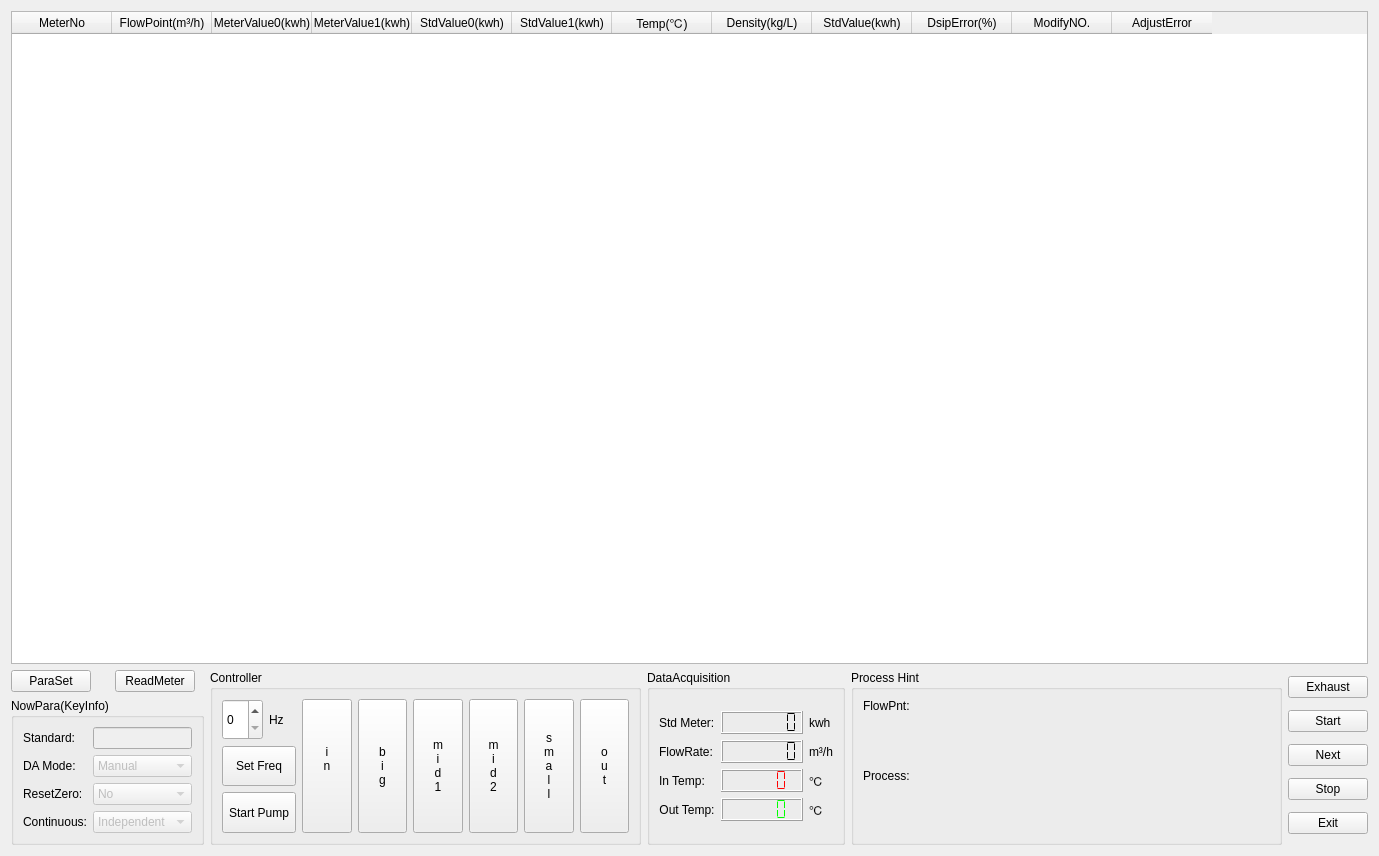
<?xml version="1.0" encoding="UTF-8"?>
<ui version="4.0">
 <class>TotalStandardClass</class>
 <widget class="QWidget" name="TotalStandardClass">
  <property name="geometry">
   <rect>
    <x>0</x>
    <y>0</y>
    <width>1379</width>
    <height>856</height>
   </rect>
  </property>
  <property name="windowTitle">
   <string>Total Verify(Standard Meter Method)</string>
  </property>
  <layout class="QGridLayout" name="gridLayout_6">
   <item row="0" column="0" colspan="5">
    <widget class="QTableWidget" name="tableWidget">
     <property name="inputMethodHints">
      <set>Qt::ImhDigitsOnly|Qt::ImhFormattedNumbersOnly|Qt::ImhPreferNumbers</set>
     </property>
     <property name="editTriggers">
      <set>QAbstractItemView::CurrentChanged|QAbstractItemView::DoubleClicked|QAbstractItemView::EditKeyPressed</set>
     </property>
     <column>
      <property name="text">
       <string>MeterNo</string>
      </property>
     </column>
     <column>
      <property name="text">
       <string>FlowPoint(m³/h)</string>
      </property>
     </column>
     <column>
      <property name="text">
       <string>MeterValue0(kwh)</string>
      </property>
     </column>
     <column>
      <property name="text">
       <string>MeterValue1(kwh)</string>
      </property>
     </column>
     <column>
      <property name="text">
       <string>StdValue0(kwh)</string>
      </property>
     </column>
     <column>
      <property name="text">
       <string>StdValue1(kwh)</string>
      </property>
     </column>
     <column>
      <property name="text">
       <string>Temp(℃)</string>
      </property>
     </column>
     <column>
      <property name="text">
       <string>Density(kg/L)</string>
      </property>
     </column>
     <column>
      <property name="text">
       <string>StdValue(kwh)</string>
      </property>
     </column>
     <column>
      <property name="text">
       <string>DsipError(%)</string>
      </property>
     </column>
     <column>
      <property name="text">
       <string>ModifyNO.</string>
      </property>
     </column>
     <column>
      <property name="text">
       <string>AdjustError</string>
      </property>
     </column>
    </widget>
   </item>
   <item row="1" column="0">
    <layout class="QGridLayout" name="gridLayout_5">
     <item row="0" column="0">
      <widget class="QPushButton" name="btnParaSet">
       <property name="sizePolicy">
        <sizepolicy hsizetype="Fixed" vsizetype="Fixed">
         <horstretch>0</horstretch>
         <verstretch>0</verstretch>
        </sizepolicy>
       </property>
       <property name="text">
        <string>ParaSet</string>
       </property>
      </widget>
     </item>
     <item row="0" column="1">
      <widget class="QPushButton" name="btnReadMeter">
       <property name="sizePolicy">
        <sizepolicy hsizetype="Fixed" vsizetype="Fixed">
         <horstretch>0</horstretch>
         <verstretch>0</verstretch>
        </sizepolicy>
       </property>
       <property name="text">
        <string>ReadMeter</string>
       </property>
      </widget>
     </item>
     <item row="1" column="0" colspan="2">
      <widget class="QGroupBox" name="groupBox">
       <property name="title">
        <string>NowPara(KeyInfo)</string>
       </property>
       <layout class="QGridLayout" name="gridLayout_3">
        <item row="0" column="0">
         <widget class="QLabel" name="labelStandard">
          <property name="sizePolicy">
           <sizepolicy hsizetype="Fixed" vsizetype="Preferred">
            <horstretch>0</horstretch>
            <verstretch>0</verstretch>
           </sizepolicy>
          </property>
          <property name="text">
           <string>Standard:</string>
          </property>
         </widget>
        </item>
        <item row="0" column="1">
         <widget class="QLineEdit" name="lnEditStandard">
          <property name="enabled">
           <bool>false</bool>
          </property>
          <property name="sizePolicy">
           <sizepolicy hsizetype="Preferred" vsizetype="Fixed">
            <horstretch>0</horstretch>
            <verstretch>0</verstretch>
           </sizepolicy>
          </property>
         </widget>
        </item>
        <item row="1" column="0">
         <widget class="QLabel" name="label_14">
          <property name="sizePolicy">
           <sizepolicy hsizetype="Fixed" vsizetype="Preferred">
            <horstretch>0</horstretch>
            <verstretch>0</verstretch>
           </sizepolicy>
          </property>
          <property name="text">
           <string>DA Mode:</string>
          </property>
         </widget>
        </item>
        <item row="1" column="1">
         <widget class="QComboBox" name="cmbAutoPick">
          <property name="enabled">
           <bool>false</bool>
          </property>
          <property name="sizePolicy">
           <sizepolicy hsizetype="Preferred" vsizetype="Fixed">
            <horstretch>0</horstretch>
            <verstretch>0</verstretch>
           </sizepolicy>
          </property>
          <item>
           <property name="text">
            <string>Manual</string>
           </property>
          </item>
          <item>
           <property name="text">
            <string>Auto</string>
           </property>
          </item>
         </widget>
        </item>
        <item row="2" column="0">
         <widget class="QLabel" name="label_16">
          <property name="sizePolicy">
           <sizepolicy hsizetype="Fixed" vsizetype="Preferred">
            <horstretch>0</horstretch>
            <verstretch>0</verstretch>
           </sizepolicy>
          </property>
          <property name="text">
           <string>ResetZero:</string>
          </property>
         </widget>
        </item>
        <item row="2" column="1">
         <widget class="QComboBox" name="cmbResetZero">
          <property name="enabled">
           <bool>false</bool>
          </property>
          <property name="sizePolicy">
           <sizepolicy hsizetype="Preferred" vsizetype="Fixed">
            <horstretch>0</horstretch>
            <verstretch>0</verstretch>
           </sizepolicy>
          </property>
          <item>
           <property name="text">
            <string>No</string>
           </property>
          </item>
          <item>
           <property name="text">
            <string>Yes</string>
           </property>
          </item>
         </widget>
        </item>
        <item row="3" column="0">
         <widget class="QLabel" name="label_15">
          <property name="sizePolicy">
           <sizepolicy hsizetype="Fixed" vsizetype="Preferred">
            <horstretch>0</horstretch>
            <verstretch>0</verstretch>
           </sizepolicy>
          </property>
          <property name="text">
           <string>Continuous:</string>
          </property>
         </widget>
        </item>
        <item row="3" column="1">
         <widget class="QComboBox" name="cmbContinue">
          <property name="enabled">
           <bool>false</bool>
          </property>
          <property name="sizePolicy">
           <sizepolicy hsizetype="Preferred" vsizetype="Fixed">
            <horstretch>0</horstretch>
            <verstretch>0</verstretch>
           </sizepolicy>
          </property>
          <item>
           <property name="text">
            <string>Independent</string>
           </property>
          </item>
          <item>
           <property name="text">
            <string>Continuous</string>
           </property>
          </item>
         </widget>
        </item>
       </layout>
      </widget>
     </item>
    </layout>
   </item>
   <item row="1" column="1">
    <widget class="QGroupBox" name="groupBox_2">
     <property name="sizePolicy">
      <sizepolicy hsizetype="Expanding" vsizetype="Preferred">
       <horstretch>0</horstretch>
       <verstretch>0</verstretch>
      </sizepolicy>
     </property>
     <property name="title">
      <string>Controller</string>
     </property>
     <layout class="QGridLayout" name="gridLayout">
      <item row="0" column="0">
       <layout class="QHBoxLayout" name="horizontalLayout">
        <property name="sizeConstraint">
         <enum>QLayout::SetDefaultConstraint</enum>
        </property>
        <item>
         <widget class="QSpinBox" name="spinBoxFreq">
          <property name="sizePolicy">
           <sizepolicy hsizetype="Preferred" vsizetype="Preferred">
            <horstretch>0</horstretch>
            <verstretch>0</verstretch>
           </sizepolicy>
          </property>
         </widget>
        </item>
        <item>
         <widget class="QLabel" name="label_13">
          <property name="sizePolicy">
           <sizepolicy hsizetype="Preferred" vsizetype="Preferred">
            <horstretch>0</horstretch>
            <verstretch>0</verstretch>
           </sizepolicy>
          </property>
          <property name="text">
           <string>Hz</string>
          </property>
         </widget>
        </item>
       </layout>
      </item>
      <item row="0" column="1" rowspan="3">
       <widget class="QToolButton" name="btnWaterIn">
        <property name="sizePolicy">
         <sizepolicy hsizetype="Expanding" vsizetype="Preferred">
          <horstretch>0</horstretch>
          <verstretch>0</verstretch>
         </sizepolicy>
        </property>
        <property name="text">
         <string>i
n
</string>
        </property>
       </widget>
      </item>
      <item row="0" column="2" rowspan="3">
       <widget class="QToolButton" name="btnValveBig">
        <property name="sizePolicy">
         <sizepolicy hsizetype="Expanding" vsizetype="Preferred">
          <horstretch>0</horstretch>
          <verstretch>0</verstretch>
         </sizepolicy>
        </property>
        <property name="text">
         <string>b
i
g</string>
        </property>
       </widget>
      </item>
      <item row="0" column="3" rowspan="3">
       <widget class="QToolButton" name="btnValveMiddle1">
        <property name="sizePolicy">
         <sizepolicy hsizetype="Expanding" vsizetype="Preferred">
          <horstretch>0</horstretch>
          <verstretch>0</verstretch>
         </sizepolicy>
        </property>
        <property name="text">
         <string>m
i
d
1</string>
        </property>
       </widget>
      </item>
      <item row="0" column="4" rowspan="3">
       <widget class="QToolButton" name="btnValveMiddle2">
        <property name="sizePolicy">
         <sizepolicy hsizetype="Expanding" vsizetype="Preferred">
          <horstretch>0</horstretch>
          <verstretch>0</verstretch>
         </sizepolicy>
        </property>
        <property name="text">
         <string>m
i
d
2</string>
        </property>
       </widget>
      </item>
      <item row="0" column="5" rowspan="3">
       <widget class="QToolButton" name="btnValveSmall">
        <property name="sizePolicy">
         <sizepolicy hsizetype="Expanding" vsizetype="Preferred">
          <horstretch>0</horstretch>
          <verstretch>0</verstretch>
         </sizepolicy>
        </property>
        <property name="text">
         <string>s
m
a
l
l</string>
        </property>
       </widget>
      </item>
      <item row="0" column="6" rowspan="3">
       <widget class="QToolButton" name="btnWaterOut">
        <property name="sizePolicy">
         <sizepolicy hsizetype="Expanding" vsizetype="Preferred">
          <horstretch>0</horstretch>
          <verstretch>0</verstretch>
         </sizepolicy>
        </property>
        <property name="text">
         <string>o
u
t</string>
        </property>
       </widget>
      </item>
      <item row="1" column="0">
       <widget class="QToolButton" name="btnSetFreq">
        <property name="sizePolicy">
         <sizepolicy hsizetype="Preferred" vsizetype="Preferred">
          <horstretch>0</horstretch>
          <verstretch>0</verstretch>
         </sizepolicy>
        </property>
        <property name="text">
         <string>Set Freq</string>
        </property>
       </widget>
      </item>
      <item row="2" column="0">
       <widget class="QToolButton" name="btnWaterPump">
        <property name="sizePolicy">
         <sizepolicy hsizetype="Preferred" vsizetype="Preferred">
          <horstretch>0</horstretch>
          <verstretch>0</verstretch>
         </sizepolicy>
        </property>
        <property name="text">
         <string>Start Pump</string>
        </property>
       </widget>
      </item>
     </layout>
    </widget>
   </item>
   <item row="1" column="2">
    <widget class="QGroupBox" name="groupBox_4">
     <property name="title">
      <string>DataAcquisition</string>
     </property>
     <layout class="QGridLayout" name="gridLayout_8">
      <item row="0" column="0">
       <layout class="QGridLayout" name="gridLayout_2">
        <item row="0" column="0">
         <widget class="QLabel" name="label_9">
          <property name="sizePolicy">
           <sizepolicy hsizetype="Fixed" vsizetype="Preferred">
            <horstretch>0</horstretch>
            <verstretch>0</verstretch>
           </sizepolicy>
          </property>
          <property name="text">
           <string>Std Meter:</string>
          </property>
         </widget>
        </item>
        <item row="0" column="1">
         <widget class="QLCDNumber" name="lcdBigBalance">
          <property name="sizePolicy">
           <sizepolicy hsizetype="Preferred" vsizetype="Fixed">
            <horstretch>0</horstretch>
            <verstretch>0</verstretch>
           </sizepolicy>
          </property>
          <property name="numDigits">
           <number>7</number>
          </property>
          <property name="segmentStyle">
           <enum>QLCDNumber::Flat</enum>
          </property>
         </widget>
        </item>
        <item row="0" column="2">
         <widget class="QLabel" name="label_11">
          <property name="sizePolicy">
           <sizepolicy hsizetype="Fixed" vsizetype="Preferred">
            <horstretch>0</horstretch>
            <verstretch>0</verstretch>
           </sizepolicy>
          </property>
          <property name="text">
           <string>kwh</string>
          </property>
         </widget>
        </item>
        <item row="1" column="0">
         <widget class="QLabel" name="label_3">
          <property name="sizePolicy">
           <sizepolicy hsizetype="Fixed" vsizetype="Preferred">
            <horstretch>0</horstretch>
            <verstretch>0</verstretch>
           </sizepolicy>
          </property>
          <property name="text">
           <string>FlowRate:</string>
          </property>
          <property name="alignment">
           <set>Qt::AlignCenter</set>
          </property>
         </widget>
        </item>
        <item row="1" column="1">
         <widget class="QLCDNumber" name="lcdFlowRate">
          <property name="sizePolicy">
           <sizepolicy hsizetype="Preferred" vsizetype="Fixed">
            <horstretch>0</horstretch>
            <verstretch>0</verstretch>
           </sizepolicy>
          </property>
          <property name="numDigits">
           <number>7</number>
          </property>
          <property name="segmentStyle">
           <enum>QLCDNumber::Flat</enum>
          </property>
         </widget>
        </item>
        <item row="1" column="2">
         <widget class="QLabel" name="label_6">
          <property name="sizePolicy">
           <sizepolicy hsizetype="Fixed" vsizetype="Preferred">
            <horstretch>0</horstretch>
            <verstretch>0</verstretch>
           </sizepolicy>
          </property>
          <property name="text">
           <string>m³/h</string>
          </property>
         </widget>
        </item>
        <item row="2" column="0">
         <widget class="QLabel" name="label_4">
          <property name="sizePolicy">
           <sizepolicy hsizetype="Fixed" vsizetype="Preferred">
            <horstretch>0</horstretch>
            <verstretch>0</verstretch>
           </sizepolicy>
          </property>
          <property name="text">
           <string>In Temp:</string>
          </property>
          <property name="alignment">
           <set>Qt::AlignCenter</set>
          </property>
         </widget>
        </item>
        <item row="2" column="1">
         <widget class="QLCDNumber" name="lcdInTemper">
          <property name="sizePolicy">
           <sizepolicy hsizetype="Preferred" vsizetype="Fixed">
            <horstretch>0</horstretch>
            <verstretch>0</verstretch>
           </sizepolicy>
          </property>
          <property name="palette">
           <palette>
            <active>
             <colorrole role="WindowText">
              <brush brushstyle="SolidPattern">
               <color alpha="255">
                <red>255</red>
                <green>0</green>
                <blue>0</blue>
               </color>
              </brush>
             </colorrole>
             <colorrole role="Button">
              <brush brushstyle="SolidPattern">
               <color alpha="255">
                <red>100</red>
                <green>10</green>
                <blue>0</blue>
               </color>
              </brush>
             </colorrole>
             <colorrole role="Base">
              <brush brushstyle="SolidPattern">
               <color alpha="255">
                <red>100</red>
                <green>10</green>
                <blue>0</blue>
               </color>
              </brush>
             </colorrole>
             <colorrole role="Window">
              <brush brushstyle="SolidPattern">
               <color alpha="255">
                <red>100</red>
                <green>10</green>
                <blue>0</blue>
               </color>
              </brush>
             </colorrole>
            </active>
            <inactive>
             <colorrole role="WindowText">
              <brush brushstyle="SolidPattern">
               <color alpha="255">
                <red>255</red>
                <green>0</green>
                <blue>0</blue>
               </color>
              </brush>
             </colorrole>
             <colorrole role="Button">
              <brush brushstyle="SolidPattern">
               <color alpha="255">
                <red>100</red>
                <green>10</green>
                <blue>0</blue>
               </color>
              </brush>
             </colorrole>
             <colorrole role="Base">
              <brush brushstyle="SolidPattern">
               <color alpha="255">
                <red>100</red>
                <green>10</green>
                <blue>0</blue>
               </color>
              </brush>
             </colorrole>
             <colorrole role="Window">
              <brush brushstyle="SolidPattern">
               <color alpha="255">
                <red>100</red>
                <green>10</green>
                <blue>0</blue>
               </color>
              </brush>
             </colorrole>
            </inactive>
            <disabled>
             <colorrole role="WindowText">
              <brush brushstyle="SolidPattern">
               <color alpha="255">
                <red>120</red>
                <green>120</green>
                <blue>120</blue>
               </color>
              </brush>
             </colorrole>
             <colorrole role="Button">
              <brush brushstyle="SolidPattern">
               <color alpha="255">
                <red>100</red>
                <green>10</green>
                <blue>0</blue>
               </color>
              </brush>
             </colorrole>
             <colorrole role="Base">
              <brush brushstyle="SolidPattern">
               <color alpha="255">
                <red>100</red>
                <green>10</green>
                <blue>0</blue>
               </color>
              </brush>
             </colorrole>
             <colorrole role="Window">
              <brush brushstyle="SolidPattern">
               <color alpha="255">
                <red>100</red>
                <green>10</green>
                <blue>0</blue>
               </color>
              </brush>
             </colorrole>
            </disabled>
           </palette>
          </property>
          <property name="numDigits">
           <number>5</number>
          </property>
          <property name="segmentStyle">
           <enum>QLCDNumber::Flat</enum>
          </property>
         </widget>
        </item>
        <item row="2" column="2">
         <widget class="QLabel" name="label_7">
          <property name="sizePolicy">
           <sizepolicy hsizetype="Fixed" vsizetype="Preferred">
            <horstretch>0</horstretch>
            <verstretch>0</verstretch>
           </sizepolicy>
          </property>
          <property name="text">
           <string>℃</string>
          </property>
         </widget>
        </item>
        <item row="3" column="0">
         <widget class="QLabel" name="label_5">
          <property name="sizePolicy">
           <sizepolicy hsizetype="Fixed" vsizetype="Preferred">
            <horstretch>0</horstretch>
            <verstretch>0</verstretch>
           </sizepolicy>
          </property>
          <property name="text">
           <string>Out Temp:</string>
          </property>
          <property name="alignment">
           <set>Qt::AlignCenter</set>
          </property>
         </widget>
        </item>
        <item row="3" column="1">
         <widget class="QLCDNumber" name="lcdOutTemper">
          <property name="sizePolicy">
           <sizepolicy hsizetype="Preferred" vsizetype="Fixed">
            <horstretch>0</horstretch>
            <verstretch>0</verstretch>
           </sizepolicy>
          </property>
          <property name="palette">
           <palette>
            <active>
             <colorrole role="WindowText">
              <brush brushstyle="SolidPattern">
               <color alpha="255">
                <red>0</red>
                <green>255</green>
                <blue>0</blue>
               </color>
              </brush>
             </colorrole>
             <colorrole role="Button">
              <brush brushstyle="SolidPattern">
               <color alpha="255">
                <red>100</red>
                <green>10</green>
                <blue>0</blue>
               </color>
              </brush>
             </colorrole>
             <colorrole role="Base">
              <brush brushstyle="SolidPattern">
               <color alpha="255">
                <red>100</red>
                <green>10</green>
                <blue>0</blue>
               </color>
              </brush>
             </colorrole>
             <colorrole role="Window">
              <brush brushstyle="SolidPattern">
               <color alpha="255">
                <red>100</red>
                <green>10</green>
                <blue>0</blue>
               </color>
              </brush>
             </colorrole>
            </active>
            <inactive>
             <colorrole role="WindowText">
              <brush brushstyle="SolidPattern">
               <color alpha="255">
                <red>0</red>
                <green>255</green>
                <blue>0</blue>
               </color>
              </brush>
             </colorrole>
             <colorrole role="Button">
              <brush brushstyle="SolidPattern">
               <color alpha="255">
                <red>100</red>
                <green>10</green>
                <blue>0</blue>
               </color>
              </brush>
             </colorrole>
             <colorrole role="Base">
              <brush brushstyle="SolidPattern">
               <color alpha="255">
                <red>100</red>
                <green>10</green>
                <blue>0</blue>
               </color>
              </brush>
             </colorrole>
             <colorrole role="Window">
              <brush brushstyle="SolidPattern">
               <color alpha="255">
                <red>100</red>
                <green>10</green>
                <blue>0</blue>
               </color>
              </brush>
             </colorrole>
            </inactive>
            <disabled>
             <colorrole role="WindowText">
              <brush brushstyle="SolidPattern">
               <color alpha="255">
                <red>120</red>
                <green>120</green>
                <blue>120</blue>
               </color>
              </brush>
             </colorrole>
             <colorrole role="Button">
              <brush brushstyle="SolidPattern">
               <color alpha="255">
                <red>100</red>
                <green>10</green>
                <blue>0</blue>
               </color>
              </brush>
             </colorrole>
             <colorrole role="Base">
              <brush brushstyle="SolidPattern">
               <color alpha="255">
                <red>100</red>
                <green>10</green>
                <blue>0</blue>
               </color>
              </brush>
             </colorrole>
             <colorrole role="Window">
              <brush brushstyle="SolidPattern">
               <color alpha="255">
                <red>100</red>
                <green>10</green>
                <blue>0</blue>
               </color>
              </brush>
             </colorrole>
            </disabled>
           </palette>
          </property>
          <property name="smallDecimalPoint">
           <bool>false</bool>
          </property>
          <property name="segmentStyle">
           <enum>QLCDNumber::Flat</enum>
          </property>
         </widget>
        </item>
        <item row="3" column="2">
         <widget class="QLabel" name="label_8">
          <property name="sizePolicy">
           <sizepolicy hsizetype="Fixed" vsizetype="Preferred">
            <horstretch>0</horstretch>
            <verstretch>0</verstretch>
           </sizepolicy>
          </property>
          <property name="text">
           <string>℃</string>
          </property>
         </widget>
        </item>
       </layout>
      </item>
     </layout>
    </widget>
   </item>
   <item row="1" column="3">
    <widget class="QGroupBox" name="groupBox_3">
     <property name="sizePolicy">
      <sizepolicy hsizetype="Expanding" vsizetype="Preferred">
       <horstretch>0</horstretch>
       <verstretch>0</verstretch>
      </sizepolicy>
     </property>
     <property name="title">
      <string>Process Hint</string>
     </property>
     <layout class="QGridLayout" name="gridLayout_9">
      <item row="0" column="0">
       <layout class="QGridLayout" name="gridLayout_7">
        <item row="0" column="0">
         <widget class="QLabel" name="label">
          <property name="sizePolicy">
           <sizepolicy hsizetype="Fixed" vsizetype="Preferred">
            <horstretch>0</horstretch>
            <verstretch>0</verstretch>
           </sizepolicy>
          </property>
          <property name="text">
           <string>FlowPnt:</string>
          </property>
          <property name="alignment">
           <set>Qt::AlignLeading|Qt::AlignLeft|Qt::AlignTop</set>
          </property>
         </widget>
        </item>
        <item row="0" column="1">
         <widget class="QLabel" name="labelHintPoint">
          <property name="sizePolicy">
           <sizepolicy hsizetype="Preferred" vsizetype="Preferred">
            <horstretch>0</horstretch>
            <verstretch>0</verstretch>
           </sizepolicy>
          </property>
          <property name="text">
           <string/>
          </property>
          <property name="alignment">
           <set>Qt::AlignLeading|Qt::AlignLeft|Qt::AlignTop</set>
          </property>
          <property name="wordWrap">
           <bool>true</bool>
          </property>
         </widget>
        </item>
        <item row="1" column="0">
         <widget class="QLabel" name="label_2">
          <property name="sizePolicy">
           <sizepolicy hsizetype="Fixed" vsizetype="Preferred">
            <horstretch>0</horstretch>
            <verstretch>0</verstretch>
           </sizepolicy>
          </property>
          <property name="text">
           <string>Process:</string>
          </property>
          <property name="alignment">
           <set>Qt::AlignLeading|Qt::AlignLeft|Qt::AlignTop</set>
          </property>
         </widget>
        </item>
        <item row="1" column="1">
         <widget class="QLabel" name="labelHintProcess">
          <property name="sizePolicy">
           <sizepolicy hsizetype="Preferred" vsizetype="Preferred">
            <horstretch>0</horstretch>
            <verstretch>0</verstretch>
           </sizepolicy>
          </property>
          <property name="text">
           <string/>
          </property>
          <property name="alignment">
           <set>Qt::AlignLeading|Qt::AlignLeft|Qt::AlignTop</set>
          </property>
          <property name="wordWrap">
           <bool>true</bool>
          </property>
         </widget>
        </item>
       </layout>
      </item>
     </layout>
    </widget>
   </item>
   <item row="1" column="4">
    <layout class="QGridLayout" name="gridLayout_4">
     <item row="0" column="0">
      <widget class="QPushButton" name="btnExhaust">
       <property name="sizePolicy">
        <sizepolicy hsizetype="Preferred" vsizetype="Fixed">
         <horstretch>0</horstretch>
         <verstretch>0</verstretch>
        </sizepolicy>
       </property>
       <property name="text">
        <string>Exhaust</string>
       </property>
      </widget>
     </item>
     <item row="1" column="0">
      <widget class="QPushButton" name="btnStart">
       <property name="sizePolicy">
        <sizepolicy hsizetype="Preferred" vsizetype="Fixed">
         <horstretch>0</horstretch>
         <verstretch>0</verstretch>
        </sizepolicy>
       </property>
       <property name="text">
        <string>Start</string>
       </property>
      </widget>
     </item>
     <item row="2" column="0">
      <widget class="QPushButton" name="btnNext">
       <property name="sizePolicy">
        <sizepolicy hsizetype="Preferred" vsizetype="Fixed">
         <horstretch>0</horstretch>
         <verstretch>0</verstretch>
        </sizepolicy>
       </property>
       <property name="text">
        <string>Next</string>
       </property>
      </widget>
     </item>
     <item row="3" column="0">
      <widget class="QPushButton" name="btnStop">
       <property name="sizePolicy">
        <sizepolicy hsizetype="Preferred" vsizetype="Fixed">
         <horstretch>0</horstretch>
         <verstretch>0</verstretch>
        </sizepolicy>
       </property>
       <property name="text">
        <string>Stop</string>
       </property>
      </widget>
     </item>
     <item row="4" column="0">
      <widget class="QPushButton" name="btnExit">
       <property name="sizePolicy">
        <sizepolicy hsizetype="Preferred" vsizetype="Fixed">
         <horstretch>0</horstretch>
         <verstretch>0</verstretch>
        </sizepolicy>
       </property>
       <property name="text">
        <string>Exit</string>
       </property>
      </widget>
     </item>
    </layout>
   </item>
  </layout>
 </widget>
 <resources/>
 <connections/>
</ui>
